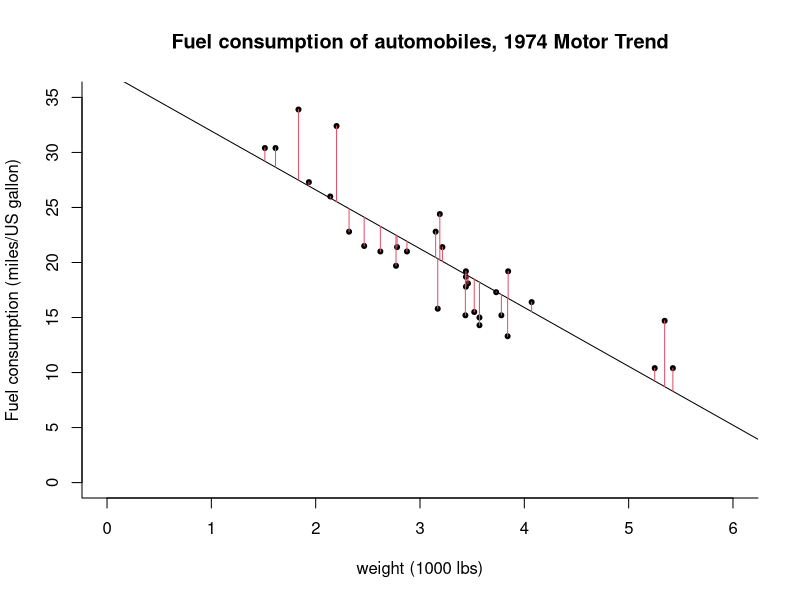
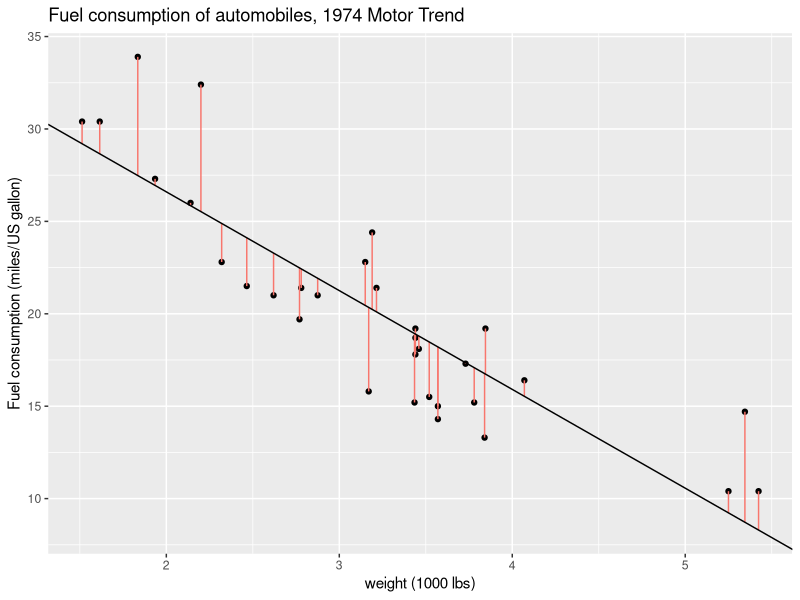

Generate these figures, in order, with R:
## ---- chunk 1
knitr::opts_chunk$set(echo = TRUE)
## ---- chunk 2
data(mtcars)
y <- mtcars$mpg
X <- cbind(1, as.matrix(mtcars[,2:ncol(mtcars)]))
n <- nrow(X)
p <- ncol(X)
# Estimation of betahat:
XtX<- crossprod(X)
Xty <- crossprod(X, y)
# Solve normal equations
betahat <- as.vector(solve(XtX, Xty))
#same as betahat <- solve(t(X) %*% X) %*% t(X) %*% y
## ---- chunk 3
svdX <- svd(X)
# Projection matrix
Hx <- tcrossprod(svdX$u)
# t(U) %*% U gives p by p identity matrix
all.equal(crossprod(svdX$u), diag(p))
# V is an orthogonal matrix
all.equal(tcrossprod(svdX$v), diag(p))
all.equal(crossprod(svdX$v), diag(p))
# D contains singular values
all.equal(svdX$d^2, eigen(XtX, only.values = TRUE)$values)
# OLS coefficient from SVD
betahat_svd <- c(svdX$v %*%  diag(1/svdX$d) %*% t(svdX$u) %*% y)
all.equal(betahat_svd, betahat)
## ---- chunk 4
qrX <- qr(X)
Q1 <- qr.Q(qrX)
R <- qr.R(qrX)
# Compute betahat from QR
betahat_qr1 <- qr.coef(qrX, y) #using built-in function
betahat_qr2 <- c(backsolve(R, t(Q1) %*% y)) #manually
all.equal(betahat, betahat_qr1, check.attributes = FALSE)
all.equal(betahat, betahat_qr2, check.attributes = FALSE)
# Compute residuals
qre <- qr.resid(qrX, y)
all.equal(qre, c(y - X %*% betahat), check.attributes = FALSE)
# Compute fitted values
qryhat <- qr.fitted(qrX, y)
all.equal(qryhat, c(X %*% betahat), check.attributes = FALSE)
# Compute orthogonal projection matrix
qrHx <- tcrossprod(Q1)
all.equal(qrHx, Hx)
## ---- chunk 5
#Design matrix
wt <- mtcars$wt
X <- cbind(1, wt)
mpg <- mtcars$mpg
#OLS estimates
XtXinv <- solve(crossprod(X))
beta_hat <- c(XtXinv %*% t(X) %*% mpg)
#Form orthogonal projection matrix
Hmat <- X %*% XtXinv %*% t(X)
#Create residuals and fitted values
fitted <- Hmat %*% mpg
res <- mpg - fitted
fitted <- Hmat %*% mpg
## ---- chunk 6
plot(mpg ~ wt, xlab = "weight (1000 lbs)", ylab = "Fuel consumption (miles/US gallon)", 
     main = "Fuel consumption of automobiles, 1974 Motor Trend", data = mtcars,
     # the subsequent commands for `plot`  tweak the display
     # check for yourself the effect of removing them
     # bty = "l" gives L shaped graphical windows (not boxed)
     # pch = 20 gives full dots rather than empty circles for points
     bty = "l", pch = 20, ylim = c(0, 35), xlim = c(0, 6)) 
#Line of best linear fit
abline(a = beta_hat[1], b = beta_hat[2])

#Residuals are vertical distance from line to 
for(i in 1:nrow(X)){
  segments(x0 = wt[i], y0 = fitted[i], y1 = fitted[i] + res[i], col = 2)
}
## ---- chunk 7
library(ggplot2, warn.conflicts = FALSE, quietly = TRUE)
#Create data frame with segments
vlines <- data.frame(x1 = mtcars$wt, y1 = fitted, y2 = fitted + res)
ggg <- ggplot(mtcars, aes(wt, mpg)) + 
        geom_point() + 
        labs(x = "weight (1000 lbs)", 
            y = "Fuel consumption (miles/US gallon)", 
            title = "Fuel consumption of automobiles, 1974 Motor Trend") +
      geom_segment(aes(x = x1, y = y1, xend = x1, yend = y2, color = "red"), 
                   data = vlines, show.legend = FALSE) + 
      geom_abline(slope = beta_hat[2], intercept = beta_hat[1])
print(ggg)
## ---- chunk 8
# The function lm and its output
fit <- lm(mpg ~ wt, data = mtcars)
fit_summary <- summary(fit)
## ---- chunk 9
names(fit)
names(fit_summary)
